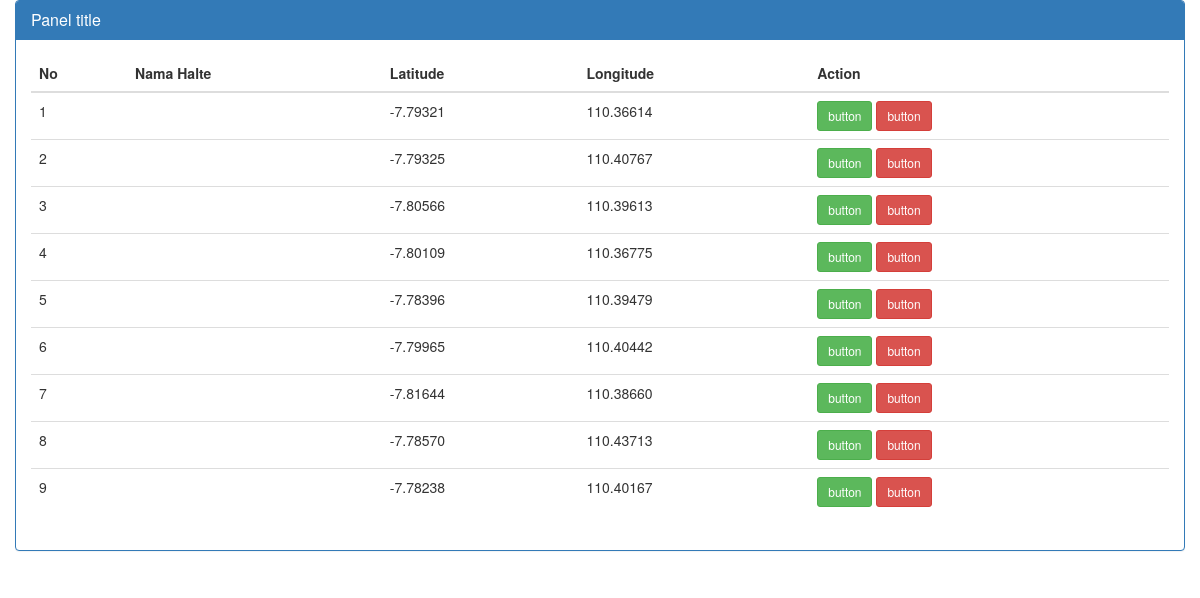
/admin/list_data.php, run on the app's committed database.
### tables this page shows
CREATE TABLE IF NOT EXISTS `data_lokasi` (
  `id_lokasi` int(100) NOT NULL,
  `nama_lokasi` varchar(50) NOT NULL,
  `latitude` varchar(20) NOT NULL,
  `logtitude` varchar(20) NOT NULL,
  `keterangan` varchar(200) NOT NULL
);

### admin/list_data.php (the view, shortened to what this page needs)
<?php
   $query = mysql_query("SELECT * FROM data_lokasi") or die(mysql_error());
   $i = 1;
 ?>
<!DOCTYPE html>
<html>
<head>
   <link rel="stylesheet" href="../node_modules/bootstrap/dist/css/bootstrap.min.css">
</head>
<body>
   <div class="container-fluid">
      <div class="panel panel-primary">
         <div class="panel-heading">
            <h3 class="panel-title">Panel title</h3>
         </div>
         <div class="panel-body">
            <table class="table table-hover">
               <thead>
                  <tr>
                     <th>No</th>
                     <th>Nama Halte</th>
                     <th>Latitude</th>
                     <th>Longitude</th>
                     <th colspan="2">Action</th>
                  </tr>
               </thead>
               <tbody>
                  <?php while ($row = mysql_fetch_array($query)): ?>
                  <tr>
                     <td><?php echo $i++; ?></td>
                     <td><?php echo $row['nama_halte']; ?></td>
                     <td><?php echo $row['latitude']; ?></td>
                     <td><?php echo $row['logtitude']; ?></td>
                     <td>
                        <a class="btn btn-sm btn-success" href="#" role="button">button</a>
                        <a class="btn btn-sm btn-danger" href="#" role="button">button</a>
                     </td>
                  </tr>
                  <?php endwhile ?>
               </tbody>
            </table>
         </div>
      </div>
   </div>
</body>
</html>

### data on the page
data_lokasi: latitude "-7.79321", logtitude "110.36614"
data_lokasi: latitude "-7.79325", logtitude "110.40767"
data_lokasi: latitude "-7.80566", logtitude "110.39613"
data_lokasi: latitude "-7.80109", logtitude "110.36775"
data_lokasi: latitude "-7.78396", logtitude "110.39479"
data_lokasi: latitude "-7.79965", logtitude "110.40442"
data_lokasi: latitude "-7.81644", logtitude "110.38660"
data_lokasi: latitude "-7.78570", logtitude "110.43713"
data_lokasi: latitude "-7.78238", logtitude "110.40167"
